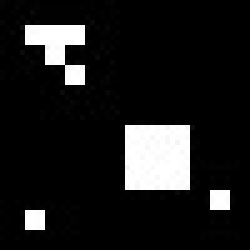
#> input picture frame 2 of src/OpenCV/week3/4-morphingFromScratch/dilationScratch.avi, 50 x 50 px, given in place of cycle.mp4, which was not available (shown 5 times larger)
$ jupyter execute lucasKanadeOpticalFlow.ipynb   (shell and % lines are left out)   (text cells are left out)
#> lines starting #> are read from the running program, lines starting #| are printed output that depends on the picture; after the words box and inside, x2 and y2 are one past the last pixel; in counts of white or black regions, pixels touching at a corner belong together; pictures that were not available may be replaced by others from this repository, and a replacement may not be noted
[cell 1]
import cv2 as cv
import matplotlib.pyplot as plt
import numpy as np

from dataPath import DATA_PATH

import matplotlib

matplotlib.rcParams['figure.figsize'] = (10, 10)
matplotlib.rcParams['image.cmap'] = 'gray'

[cell 2]
videoFileName = DATA_PATH + "videos/cycle.mp4"

cap = cv.VideoCapture(videoFileName)
width = int(cap.get(cv.CAP_PROP_FRAME_WIDTH))
height = int(cap.get(cv.CAP_PROP_FRAME_HEIGHT))

out = cv.VideoWriter('sparse-output.mp4', cv.VideoWriter_fourcc(*'MP4V'), 20, (width, height))

[cell 3]
#params for ShiTomasi corner detections
numCorners = 100
feature_params = dict(
    maxCorners=numCorners,
    qualityLevel=0.3,
    minDistance=7,
    blockSize=7
)

[cell 4]
# Parameters for lucas kanade optical flow
lk_params = dict(
    winSize = (15, 15),
    maxLevel = 2,
    criteria = (cv.TERM_CRITERIA_EPS | cv.TERM_CRITERIA_COUNT, 10, 0.03))

[cell 5]
color = np.random.randint(0, 255, (numCorners, 3))

ret, old_frame = cap.read()
#> old_frame is the input picture: shape (50, 50, 3); min 0, max 255, mean 28.9
old_gray = cv.cvtColor(old_frame, cv.COLOR_BGR2GRAY)
old_points = cv.goodFeaturesToTrack(old_gray, mask=None, **feature_params)
#> old_points = [[14, 14], [43, 40], [7, 44], [7, 8], [27, 27], [35, 27], [27, 35], [35, 35]]

mask = np.zeros_like(old_frame)
count = 0
while True:
    ret, frame = cap.read()
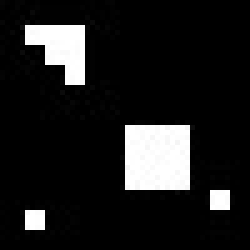
#> input picture frame 3 of src/OpenCV/week3/4-morphingFromScratch/dilationScratch.avi, 50 x 50 px, given in place of cycle.mp4, which was not available (shown 5 times larger)
#> frame is the input picture: shape (50, 50, 3); min 0, max 255, mean 30.5
    frame_gray = cv.cvtColor(frame, cv.COLOR_BGR2GRAY)
    count += 1

    # calculate optical flow
    new_points, status, err = cv.calcOpticalFlowPyrLK(old_gray, frame_gray, old_points, None, **lk_params)
#> new_points = [[14.3, 14.07], [43, 40], [7, 44], [7.37, 8.05], [27, 27], [35, 27], [27, 35], [35, 35]]; status = [1, 1, 1, 1, 1, 1, 1, 1]; err = [22.85, 0, 0, 15.19, 0, 0, 0, 0]

    good_new = new_points[status == 1]
#> good_new has the same summary as new_points
    good_old = old_points[status == 1]
#> good_old has the same summary as old_points

    for i, (new, old) in enumerate(zip(good_new, good_old)):
        a, b = new.ravel()
        c, d = old.ravel()
        cv.line(mask, (a, b), (c, d), color[i].tolist(), 2, cv.LINE_AA)
        cv.circle(frame, (a, b), 3, color[i].tolist(), -1)
#> this loop made 8 passes
#> (a, b, c, d) on passes 1 to 8: (14.3, 14.07, 14, 14), (43, 40, 43, 40), (7, 44, 7, 44), (7.37, 8.05, 7, 8), (27, 27, 27, 27), (35, 27, 35, 27), (27, 35, 27, 35), (35, 35, 35, 35)
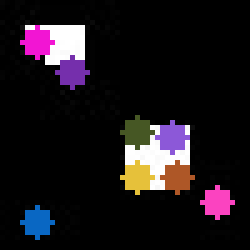
#> frame: shape (50, 50, 3) (shown 5 times larger); 9.28% of pixels changed, all inside (x1, y1, x2, y2) = (4, 5, 47, 48)
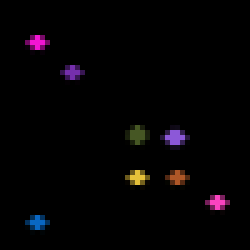
#> mask: shape (50, 50, 3) (shown 5 times larger); mean B, G, R 3.8, 2.4, 4.2

    #display every 5th frame
    display_frame = cv.add(frame, mask)
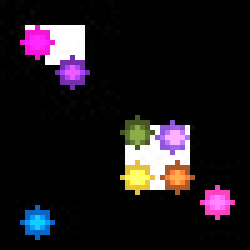
#> display_frame: shape (50, 50, 3) (shown 5 times larger); mean B, G, R 27.3, 22.6, 28.6
    out.write(display_frame)

    if count % 5 == 0:
        plt.imshow(display_frame[..., ::-1])
        plt.show()

    if count > 50:
        break

    old_gray = frame_gray.copy()
    old_points = good_new.reshape(-1, 1, 2)
#> old_points has the same summary as new_points

cap.release()
out.release()

$ run again, starting later in the video
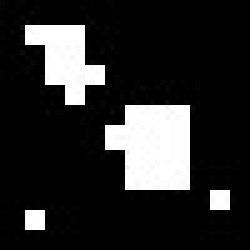
#> input picture frame 10 of src/OpenCV/week3/4-morphingFromScratch/dilationScratch.avi, 50 x 50 px, given in place of cycle.mp4, which was not available (shown 5 times larger)
#> old_frame is the input picture: shape (50, 50, 3); min 0, max 255, mean 42.7
#> `old_points = cv.goodFeaturesToTrack(old_gray, mask=None, **feature_par..`: old_points = [[43, 40], [7, 44], [15, 18], [23, 27], [7, 8], [14, 7], [35, 23], [27, 35], [35, 35]]
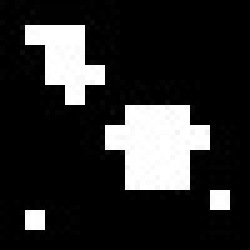
#> input picture frame 11 of src/OpenCV/week3/4-morphingFromScratch/dilationScratch.avi, 50 x 50 px, given in place of cycle.mp4, which was not available (shown 5 times larger)
#> frame is the input picture: shape (50, 50, 3); min 0, max 255, mean 44.8
#> new_points = [[43, 40], [7, 44], [15, 18], [23, 27], [7, 8], [14, 7], [36.03, 23.09], [27, 35], [35.18, 34.99]]; status = [1, 1, 1, 1, 1, 1, 1, 1, 1]; err = [0.000833, 0, 0, 0.0075, 0, 0, 24.98, 0.0717, 11.67]
#> good_new has the same summary as new_points
#> good_old has the same summary as old_points
#> the loop `for i, (new, old) in enumerate(zip(good_new, good_old)):` made 9 passes
#> (a, b, c, d) on passes 1 to 8: (43, 40, 43, 40), (7, 44, 7, 44), (15, 18, 15, 18), (23, 27, 23, 27), (7, 8, 7, 8), (14, 7, 14, 7), (36.03, 23.09, 35, 23), (27, 35, 27, 35)
#> `display_frame = cv.add(frame, mask)`:
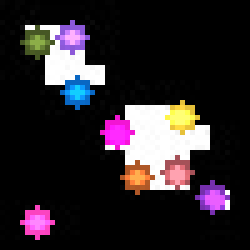
#> display_frame: shape (50, 50, 3) (shown 5 times larger); mean B, G, R 41.1, 36.1, 43.3
#> `old_points = good_new.reshape(-1, 1, 2)`: old_points has the same summary as new_points

$ run again, starting later in the video
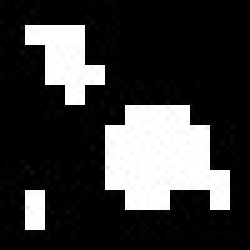
#> input picture frame 19 of src/OpenCV/week3/4-morphingFromScratch/dilationScratch.avi, 50 x 50 px, given in place of cycle.mp4, which was not available (shown 5 times larger)
#> old_frame is the input picture: shape (50, 50, 3); min 0, max 255, mean 58.3
#> `old_points = cv.goodFeaturesToTrack(old_gray, mask=None, **feature_par..`: old_points = [[15, 18], [42, 39], [7, 8], [14, 7], [23, 39], [39, 23], [23, 23], [7, 43], [32, 39]]
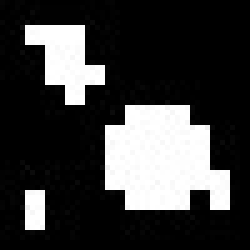
#> input picture frame 20 of src/OpenCV/week3/4-morphingFromScratch/dilationScratch.avi, 50 x 50 px, given in place of cycle.mp4, which was not available (shown 5 times larger)
#> frame is the input picture: shape (50, 50, 3); min 0, max 255, mean 59.9
#> new_points = [[15, 18], [42.03, 39.27], [7, 8], [14, 7], [23, 39], [39, 23], [23, 23], [7, 43], [35.97, 39.16]]; status = [1, 1, 1, 1, 1, 1, 1, 1, 1]; err = [0, 17.15, 0, 0, 0, 0.0075, 0.00292, 0, 16.62]
#> good_new has the same summary as new_points
#> good_old has the same summary as old_points
#> the loop `for i, (new, old) in enumerate(zip(good_new, good_old)):` made 9 passes
#> (a, b, c, d) on passes 1 to 8: (15, 18, 15, 18), (42.03, 39.27, 42, 39), (7, 8, 7, 8), (14, 7, 14, 7), (23, 39, 23, 39), (39, 23, 39, 23), (23, 23, 23, 23), (7, 43, 7, 43)
#> `display_frame = cv.add(frame, mask)`:
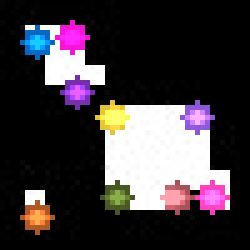
#> display_frame: shape (50, 50, 3) (shown 5 times larger); mean B, G, R 59.6, 54.8, 61.8
#> `old_points = good_new.reshape(-1, 1, 2)`: old_points has the same summary as new_points
